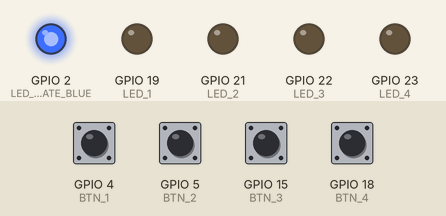
The sketch below on a simulated ESP32. On the bench: output pins drawn as LEDs (lit = HIGH). The test bench sets the inputs (shaded band); at power-on: GPIO 4 (BTN_1), GPIO 5 (BTN_2), GPIO 15 (BTN_3), GPIO 18 (BTN_4) HIGH. Nothing arrives over Bluetooth unless stated.

Above: at 1.2 s.
1.3 s: GPIO 4 (BTN_1) pulled LOW for 0.15 s
At 1.9 s:
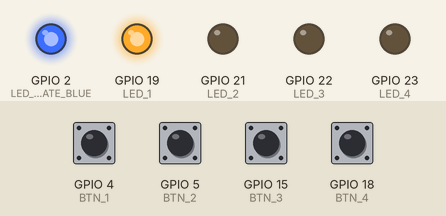
3.0 s: GPIO 5 (BTN_2) pulled LOW for 0.15 s
At 4.4 s:
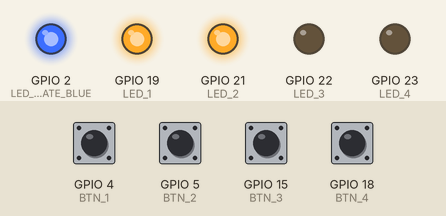
4.7 s: GPIO 15 (BTN_3) pulled LOW for 0.15 s
At 5.7 s:
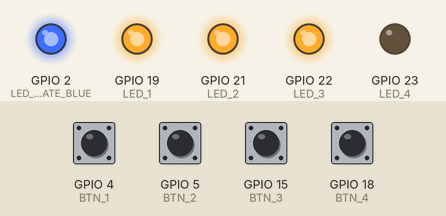
6.4 s: GPIO 18 (BTN_4) pulled LOW for 0.15 s
At 7.0 s:
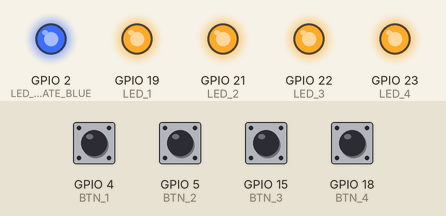
8.1 s: GPIO 4 (BTN_1) pulled LOW for 1 s
At 10.1 s:
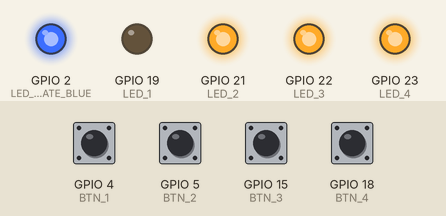
10.6 s: GPIO 5 (BTN_2) pulled LOW for 1 s
At 12.0 s:
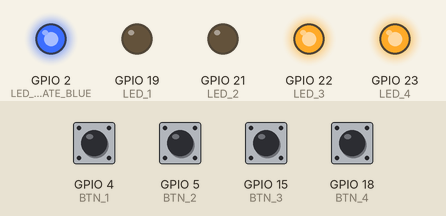
Timing chart, 0 to 13.6 s (numbered marks = the images above; inputs shaded):
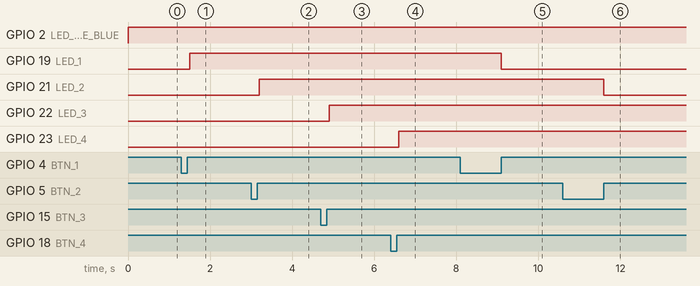

The sketch:

Blue_esp32_send_data.ino
```cpp
/**
 *
 * e-mail : rachelsysteme@gmail.com
 * gitHub : https://github.com/RS-malik-el
 * Donation : paypal.me/RachelSysteme
 *
 * @AUTEUR : Exaucé KIMBEMBE / OpenProgramming
 * DATE : 06/12/2022
 *
 * @Board : esp32
 *
 * Dans ce programme, nous allons apprendre à connecter l'esp32 au module
 * HC-05 afin de contrôler l'allumage de 4 leds. l'esp32 envoie les données
 * de contrôle et dispose des leds témoin.
 *
*/

#include "BluetoothSerial.h"

#if !defined(CONFIG_BT_ENABLED) || !defined(CONFIG_BLUEDROID_ENABLED)
#error Bluetooth is not enabled! Please run `make menuconfig` to and enable it
#endif

BluetoothSerial bluetooth;

// pins boutons
#define BTN_1 4  // Contrôle le voyant 1
#define BTN_2 5  // Contrôle le voyant 2
#define BTN_3 15 // Contrôle le voyant 3
#define BTN_4 18 // Contrôle le voyant 4

// pins leds témoin
#define LED_1 19 // indique l'état du voyant 1
#define LED_2 21 // indique l'état du voyant 2
#define LED_3 22 // indique l'état du voyant 3
#define LED_4 23 // indique l'état du voyant 4
#define LED_STATE_BLUE 2 // Indique si le bluetooth est connecté à un appareil ou pas

// Variable de contrôle des voyants
bool etat_1 = false;
bool etat_2 = false;
bool etat_3 = false;
bool etat_4 = false;


// adresse mac HC-05
// 00:21:04:08:27:DB / Remplacer par votre adresse mac
uint8_t mac_address[] = {0x00,0x21,0x04,0x08,0x27,0xDB};

void setup() {
  	bluetooth.begin("RS_ESP32",true); //Nom du bluetooth
    bluetooth.connect(mac_address);
  	// Configuration des pins
  	pinMode(LED_1, OUTPUT);
  	pinMode(LED_2, OUTPUT);
  	pinMode(LED_3, OUTPUT);
  	pinMode(LED_4, OUTPUT);
  	pinMode(LED_STATE_BLUE, OUTPUT);
  	pinMode(BTN_1, INPUT_PULLUP);
  	pinMode(BTN_2, INPUT_PULLUP);
  	pinMode(BTN_3, INPUT_PULLUP);
  	pinMode(BTN_4, INPUT_PULLUP);
}

void loop(){
	// Voyant témoin de connexion bluetooth
	if (bluetooth.hasClient()==true){
		int attente = 200;
		digitalWrite(LED_STATE_BLUE, HIGH);

		// Gestion voyant 1
		if(!digitalRead(BTN_1)){
			delay(attente);
			if(!digitalRead(BTN_1))
				return;// si la touche est maintenue: fin loop
			bluetooth.flush();
			etat_1 = not etat_1;
			if(etat_1 == true){
				digitalWrite(LED_1, HIGH);
				bluetooth.println("on_1");
			}
			else{
				digitalWrite(LED_1, LOW);
				bluetooth.println("off_1");
			}
		}// fin gestion led 1

		// Gestion voyant 2
		if(!digitalRead(BTN_2)){
			delay(attente);
			if(!digitalRead(BTN_2))
				return;// si la touche est maintenue: fin loop
			bluetooth.flush();
			etat_2 = not etat_2;
			if(etat_2 == true){
				digitalWrite(LED_2, HIGH);
				bluetooth.println("on_2");
			}
			else{
				digitalWrite(LED_2, LOW);
				bluetooth.println("off_2");
			}
		}// fin gestion led 2

		// Gestion voyant 3
		if(!digitalRead(BTN_3)){
			delay(attente);
			if(!digitalRead(BTN_3))
				return;// si la touche est maintenue: fin loop
			bluetooth.flush();
			etat_3 = not etat_3;
			if(etat_3 == true){
				digitalWrite(LED_3, HIGH);
				bluetooth.println("on_3");
			}
			else{
				digitalWrite(LED_3, LOW);
				bluetooth.println("off_3");
			}
		}// fin gestion led 3

		// Gestion voyant 4
		if(!digitalRead(BTN_4)){
			delay(attente);
			if(!digitalRead(BTN_4))
				return;// si la touche est maintenue: fin loop
			bluetooth.flush();
			etat_4 = not etat_4;
			if(etat_4 == true){
				digitalWrite(LED_4, HIGH);
				bluetooth.println("on_4");
			}
			else{
				digitalWrite(LED_4, LOW);
				bluetooth.println("off_4");
			}
		}// fin gestion led 4
	}// fin

	else{
		bluetooth.connect();// Tentative de connexion
		etat_1 = false;
		etat_2 = false;
		etat_3 = false;
		etat_4 = false;
		// Etat initial du système si non connecté
		digitalWrite(LED_STATE_BLUE, LOW);
		digitalWrite(LED_1, LOW);
		digitalWrite(LED_2, LOW);
		digitalWrite(LED_3, LOW);
		digitalWrite(LED_4, LOW);
	}
}// fin loop
```

Measured:
- after the input at 1.3 s, GPIO 19 (LED_1): LOW → HIGH after 0.20 s
- after the input at 3.0 s, GPIO 21 (LED_2): LOW → HIGH after 0.20 s
- after the input at 4.7 s, GPIO 22 (LED_3): LOW → HIGH after 0.20 s
- after the input at 6.4 s, GPIO 23 (LED_4): LOW → HIGH after 0.20 s
- after the input at 8.1 s, GPIO 19 (LED_1): HIGH → LOW after 1.0 s
- after the input at 10.6 s, GPIO 21 (LED_2): HIGH → LOW after 1.0 s
